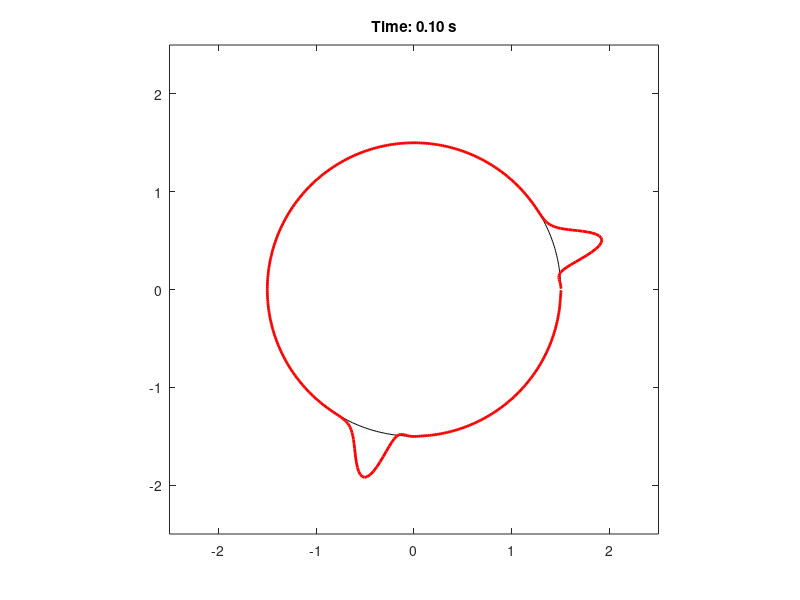

This figure's MATLAB source: (Note: this script raises an error after producing the figure.)
% Simplified Linearized Shallow Water Equations on a Great Circle (FVM)
clear; clc;

% Parameters
L = 2*pi; % Length of the domain (0 to 2*pi in spherical coordinates)
N_theta = 500; % Number of control volumes
dtheta = L / N_theta; % Width of each control volume
theta = linspace(0, L, N_theta+1); % Cell edges
theta_center = theta(1:end-1) + dtheta/2; % Cell centers
dt = 0.0025; % Time step
T = 0.1; % Total simulation time
a = 1;%6371e3; % Radius of Earth in meters
phi = pi / 6; % Latitude (fixed)
g = 9.81; % Gravitational acceleration
h0 = 10; % Mean layer depth in meters
f = 2 * 7.2921e-5 * sin(phi); % Coriolis parameter

% Initial conditions: Gaussian pulse for h' and zero velocity
sigma_vals = [pi/8, pi/16, pi/32]; % Width of the Gaussian
sigma_no = 3;
sigma = sigma_vals(sigma_no);
%sigma = pi / 16; 
theta0 = pi / 4; % Center of the Gaussian
h_prime = exp(-((theta_center - theta0) / sigma).^2); % Initial perturbation in wave elevation
v = zeros(size(theta_center)); % Initial velocity

% Exact solution (for comparison, assumes no Coriolis force)
c = sqrt(g * h0); % Wave speed
uexact = @(t) exp(-((mod(theta_center - c*t, L) - theta0) / sigma).^2);
h_exact = @(t) exp(-((mod(theta_center - c*t, L) - theta0) / sigma).^2); % Exact wave profile

% Flux computation function 
compute_flux = @(q_left, q_right) 0.5 * (q_left + q_right); % Upwind or central flux

% Time-stepping loop
time = 0;
h_storage = h_prime; % Storage for wave elevation visualization
t_storage = 0;

while time < T
    % Compute fluxes for h' and v
    h_flux = compute_flux(h_prime, circshift(h_prime, -1));
    v_flux = compute_flux(v, circshift(v, -1));
    
    % Compute finite volume updates (flux differences)
    k_h1 = -h0 / (a * cos(phi)) * (v_flux - circshift(v_flux, 1)) / dtheta;
    k_v1 = -g * (h_flux - circshift(h_flux, 1)) / dtheta - f * v;

    % Stage 2
    h_flux = compute_flux(h_prime + 0.5 * dt * k_h1, circshift(h_prime + 0.5 * dt * k_h1, -1));
    v_flux = compute_flux(v + 0.5 * dt * k_v1, circshift(v + 0.5 * dt * k_v1, -1));
    k_h2 = -h0 / (a * cos(phi)) * (v_flux - circshift(v_flux, 1)) / dtheta;
    k_v2 = -g * (h_flux - circshift(h_flux, 1)) / dtheta - f * (v + 0.5 * dt * k_v1);

    % Stage 3
    h_flux = compute_flux(h_prime + 0.5 * dt * k_h2, circshift(h_prime + 0.5 * dt * k_h2, -1));
    v_flux = compute_flux(v + 0.5 * dt * k_v2, circshift(v + 0.5 * dt * k_v2, -1));
    k_h3 = -h0 / (a * cos(phi)) * (v_flux - circshift(v_flux, 1)) / dtheta;
    k_v3 = -g * (h_flux - circshift(h_flux, 1)) / dtheta - f * (v + 0.5 * dt * k_v2);

    % Stage 4
    h_flux = compute_flux(h_prime + dt * k_h3, circshift(h_prime + dt * k_h3, -1));
    v_flux = compute_flux(v + dt * k_v3, circshift(v + dt * k_v3, -1));
    k_h4 = -h0 / (a * cos(phi)) * (v_flux - circshift(v_flux, 1)) / dtheta;
    k_v4 = -g * (h_flux - circshift(h_flux, 1)) / dtheta - f * (v + dt * k_v3);

    % Update h' and v
    h_prime = h_prime + dt * (1/6 * k_h1 + 1/3 * k_h2 + 1/3 * k_h3 + 1/6 * k_h4);
    v = v + dt * (1/6 * k_v1 + 1/3 * k_v2 + 1/3 * k_v3 + 1/6 * k_v4);

    % Update time
    time = time + dt;

    % Store wave elevation for visualization
    h_storage = [h_storage; h_prime];
    t_storage = [t_storage; time];
end

% Visualization
figure;
r0 = 1.5; % Base radius of the circle
for k = 1:size(h_storage, 1)
    h_exact_k = h_exact(t_storage(k)); % Compute exact solution at time t_storage(k)

    plot(r0*cos(theta_center), -r0*sin(theta_center), 'k'); % Base circle
    hold on;
    %plot((r0 + h_exact_k).*cos(theta_center), -(r0 + h_exact_k).*sin(theta_center), 'b--', 'LineWidth', 1.5); % Exact solution
    %hold on;
    plot((r0 + h_storage(k, :)).*cos(theta_center), -(r0 + h_storage(k, :)).*sin(theta_center), 'r', 'LineWidth', 2); % Numerical solution
    hold off;
    title(['Time: ', num2str(t_storage(k), '%.2f'), ' s']);
    axis equal;
    axis([-2.5, 2.5, -2.5, 2.5]);
    drawnow;
end

%% Save data to mat.file
% Define folder

folder = 'C:\Users\Matteo\Shallow-Water-Equations\dataFNO';
filename = ['linear-SWE-sphere-1d_sigma=',num2str(sigma_no),',T=',num2str(T)];
fullpath = fullfile(folder, filename);
save(fullpath,'h_storage', 't_storage', 'theta');


%% Plot the initial condition

k = 1;

figure;
plot(r0*cos(theta_center), -r0*sin(theta_center), 'k'); % Base circle
hold on;
plot((r0 + h_storage(k, :)).*cos(theta_center), -(r0 + h_storage(k, :)).*sin(theta_center), 'r', 'LineWidth', 2); % Numerical solution
hold off;
title(['Inital conditions at time: ', num2str(t_storage(k), '%.2f'), ' s']);
axis equal;
axis([-2.5, 2.5, -2.5, 2.5]);
drawnow;

% Save the figure as PDF
exportgraphics(gcf, 'C:/Users/Matteo/Shallow-Water-Equations/plots/SWE-spherical-1d-initial_conditions.pdf', 'ContentType', 'vector');
 